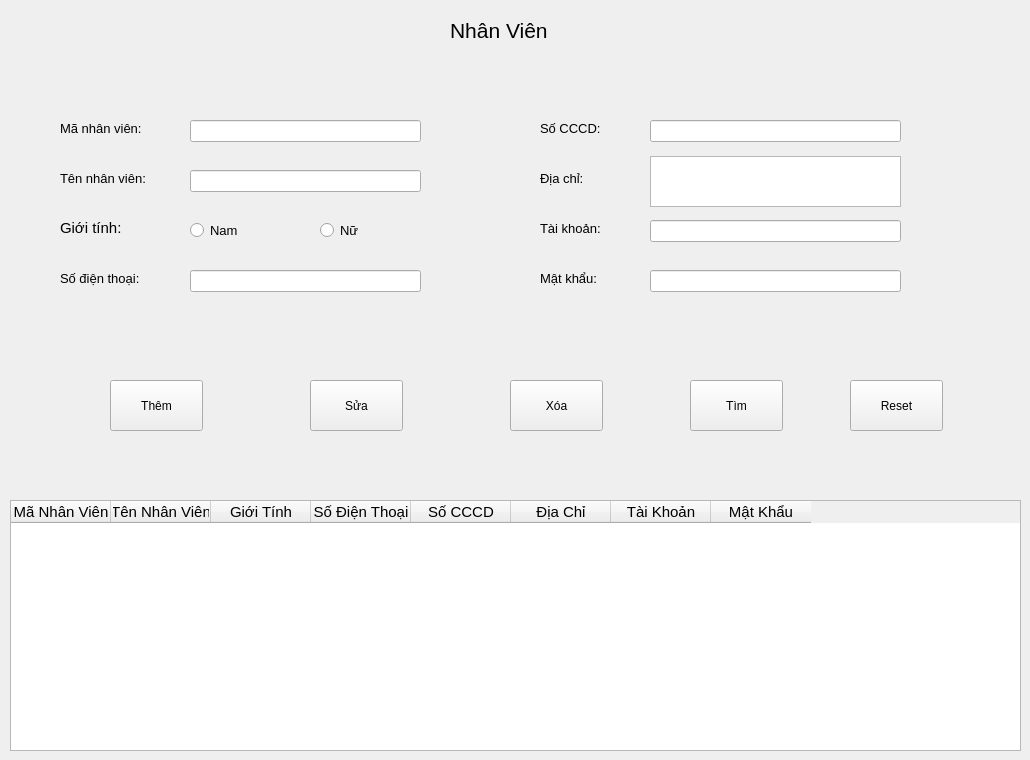
   <widget class="QWidget" name="screen_nhanvien">
    <widget class="QLabel" name="label">
     <property name="geometry">
      <rect>
       <x>450</x>
       <y>10</y>
       <width>151</width>
       <height>41</height>
      </rect>
     </property>
     <property name="font">
      <font>
       <pointsize>16</pointsize>
      </font>
     </property>
     <property name="text">
      <string>Nhân Viên</string>
     </property>
    </widget>
    <widget class="QLabel" name="label_8">
     <property name="geometry">
      <rect>
       <x>60</x>
       <y>120</y>
       <width>131</width>
       <height>16</height>
      </rect>
     </property>
     <property name="font">
      <font>
       <pointsize>10</pointsize>
      </font>
     </property>
     <property name="text">
      <string>Mã nhân viên:</string>
     </property>
    </widget>
    <widget class="QLabel" name="label_9">
     <property name="geometry">
      <rect>
       <x>60</x>
       <y>170</y>
       <width>111</width>
       <height>16</height>
      </rect>
     </property>
     <property name="font">
      <font>
       <pointsize>10</pointsize>
      </font>
     </property>
     <property name="text">
      <string>Tên nhân viên:</string>
     </property>
    </widget>
    <widget class="QLabel" name="label_10">
     <property name="geometry">
      <rect>
       <x>60</x>
       <y>220</y>
       <width>101</width>
       <height>16</height>
      </rect>
     </property>
     <property name="font">
      <font>
       <pointsize>11</pointsize>
      </font>
     </property>
     <property name="text">
      <string>Giới tính:</string>
     </property>
    </widget>
    <widget class="QLabel" name="label_11">
     <property name="geometry">
      <rect>
       <x>60</x>
       <y>270</y>
       <width>111</width>
       <height>16</height>
      </rect>
     </property>
     <property name="font">
      <font>
       <pointsize>10</pointsize>
      </font>
     </property>
     <property name="text">
      <string>Số điện thoại:</string>
     </property>
    </widget>
    <widget class="QLabel" name="label_12">
     <property name="geometry">
      <rect>
       <x>540</x>
       <y>120</y>
       <width>101</width>
       <height>16</height>
      </rect>
     </property>
     <property name="font">
      <font>
       <pointsize>10</pointsize>
      </font>
     </property>
     <property name="text">
      <string>Số CCCD:</string>
     </property>
    </widget>
    <widget class="QLabel" name="label_13">
     <property name="geometry">
      <rect>
       <x>540</x>
       <y>170</y>
       <width>101</width>
       <height>16</height>
      </rect>
     </property>
     <property name="font">
      <font>
       <pointsize>10</pointsize>
      </font>
     </property>
     <property name="text">
      <string>Địa chỉ:</string>
     </property>
    </widget>
    <widget class="QLabel" name="label_14">
     <property name="geometry">
      <rect>
       <x>540</x>
       <y>220</y>
       <width>91</width>
       <height>16</height>
      </rect>
     </property>
     <property name="font">
      <font>
       <pointsize>10</pointsize>
      </font>
     </property>
     <property name="text">
      <string>Tài khoản:</string>
     </property>
    </widget>
    <widget class="QLabel" name="label_15">
     <property name="geometry">
      <rect>
       <x>540</x>
       <y>270</y>
       <width>81</width>
       <height>16</height>
      </rect>
     </property>
     <property name="font">
      <font>
       <pointsize>10</pointsize>
      </font>
     </property>
     <property name="text">
      <string>Mật khẩu:</string>
     </property>
    </widget>
    <widget class="QLineEdit" name="txtmanhanvien">
     <property name="geometry">
      <rect>
       <x>190</x>
       <y>120</y>
       <width>231</width>
       <height>22</height>
      </rect>
     </property>
    </widget>
    <widget class="QLineEdit" name="txttennhanvien">
     <property name="geometry">
      <rect>
       <x>190</x>
       <y>170</y>
       <width>231</width>
       <height>22</height>
      </rect>
     </property>
    </widget>
    <widget class="QLineEdit" name="txtsodienthoai">
     <property name="geometry">
      <rect>
       <x>190</x>
       <y>270</y>
       <width>231</width>
       <height>22</height>
      </rect>
     </property>
     <property name="inputMask">
      <string>999999999999999</string>
     </property>
    </widget>
    <widget class="QLineEdit" name="txtsocccd">
     <property name="geometry">
      <rect>
       <x>650</x>
       <y>120</y>
       <width>251</width>
       <height>22</height>
      </rect>
     </property>
    </widget>
    <widget class="QLineEdit" name="txttaikhoan">
     <property name="geometry">
      <rect>
       <x>650</x>
       <y>220</y>
       <width>251</width>
       <height>22</height>
      </rect>
     </property>
    </widget>
    <widget class="QLineEdit" name="txtmatkhau">
     <property name="geometry">
      <rect>
       <x>650</x>
       <y>270</y>
       <width>251</width>
       <height>22</height>
      </rect>
     </property>
    </widget>
    <widget class="QPlainTextEdit" name="txtdiachi">
     <property name="geometry">
      <rect>
       <x>650</x>
       <y>156</y>
       <width>251</width>
       <height>51</height>
      </rect>
     </property>
    </widget>
    <widget class="QRadioButton" name="radioButton">
     <property name="geometry">
      <rect>
       <x>190</x>
       <y>220</y>
       <width>95</width>
       <height>20</height>
      </rect>
     </property>
     <property name="font">
      <font>
       <pointsize>10</pointsize>
      </font>
     </property>
     <property name="text">
      <string>Nam</string>
     </property>
    </widget>
    <widget class="QRadioButton" name="radioButton_2">
     <property name="geometry">
      <rect>
       <x>320</x>
       <y>220</y>
       <width>95</width>
       <height>20</height>
      </rect>
     </property>
     <property name="font">
      <font>
       <pointsize>10</pointsize>
      </font>
     </property>
     <property name="text">
      <string>Nữ</string>
     </property>
    </widget>
    <widget class="QTableWidget" name="tableWidget">
     <property name="geometry">
      <rect>
       <x>10</x>
       <y>500</y>
       <width>1011</width>
       <height>251</height>
      </rect>
     </property>
     <property name="font">
      <font>
       <pointsize>11</pointsize>
      </font>
     </property>
     <column>
      <property name="text">
       <string>Mã Nhân Viên</string>
      </property>
     </column>
     <column>
      <property name="text">
       <string>Tên Nhân Viên</string>
      </property>
     </column>
     <column>
      <property name="text">
       <string>Giới Tính</string>
      </property>
     </column>
     <column>
      <property name="text">
       <string>Số Điện Thoại</string>
      </property>
     </column>
     <column>
      <property name="text">
       <string>Số CCCD</string>
      </property>
     </column>
     <column>
      <property name="text">
       <string>Địa Chỉ</string>
      </property>
     </column>
     <column>
      <property name="text">
       <string>Tài Khoản</string>
      </property>
     </column>
     <column>
      <property name="text">
       <string>Mật Khẩu</string>
      </property>
     </column>
    </widget>
    <widget class="QPushButton" name="btnthemnhanvien">
     <property name="geometry">
      <rect>
       <x>110</x>
       <y>380</y>
       <width>93</width>
       <height>51</height>
      </rect>
     </property>
     <property name="text">
      <string>Thêm</string>
     </property>
    </widget>
    <widget class="QPushButton" name="btnsuanhanvien">
     <property name="geometry">
      <rect>
       <x>310</x>
       <y>380</y>
       <width>93</width>
       <height>51</height>
      </rect>
     </property>
     <property name="text">
      <string>Sửa</string>
     </property>
    </widget>
    <widget class="QPushButton" name="btnxoanhanvien">
     <property name="geometry">
      <rect>
       <x>510</x>
       <y>380</y>
       <width>93</width>
       <height>51</height>
      </rect>
     </property>
     <property name="text">
      <string>Xóa</string>
     </property>
    </widget>
    <widget class="QPushButton" name="btnresetnhanvien">
     <property name="geometry">
      <rect>
       <x>850</x>
       <y>380</y>
       <width>93</width>
       <height>51</height>
      </rect>
     </property>
     <property name="text">
      <string>Reset</string>
     </property>
    </widget>
    <widget class="QPushButton" name="btntimnhanvien">
     <property name="geometry">
      <rect>
       <x>690</x>
       <y>380</y>
       <width>93</width>
       <height>51</height>
      </rect>
     </property>
     <property name="text">
      <string>Tìm</string>
     </property>
    </widget>
   </widget>
